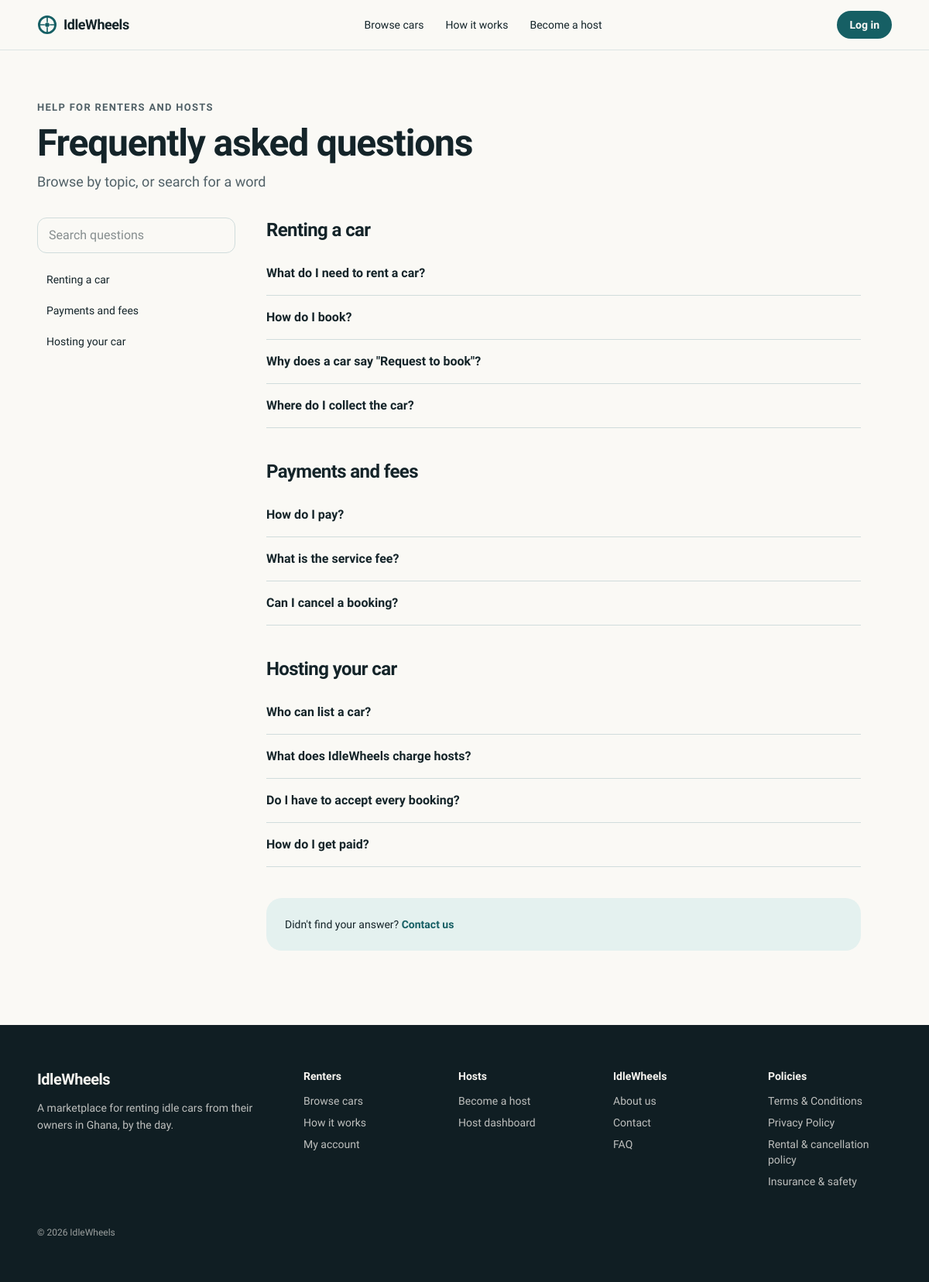
The app's page /faq.php with its own data.
### tables this page shows
CREATE TABLE iw_faqs (
  id INT UNSIGNED AUTO_INCREMENT PRIMARY KEY,
  category VARCHAR(80) NOT NULL,
  question VARCHAR(255) NOT NULL,
  answer TEXT NOT NULL,
  sort_order INT NOT NULL DEFAULT 0
);

### app/Core/Controller.php (called while the page is built, shortened)
<?php
abstract class Controller
{
    protected function view(string $view, array $data = [], ?string $layout = 'layouts/main'): void
    {
        View::render($view, $data, $layout);
    }
}

### app/Controllers/PageController.php (called while the page is built, shortened)
<?php
class PageController extends Controller
{
    public function faq(): void
    {
        $this->view('pages/faq', ['title' => 'FAQ', 'description' => 'Answers about renting, payments and hosting on IdleWheels.', 'faqs' => Content::faqs()]);
    }
}

### index.php (called while the page is built, shortened)
<?php
require __DIR__ . '/app/bootstrap.php';
$router = new App\Core\Router();
$router->dispatch($_SERVER['REQUEST_METHOD'] ?? 'GET', request_path());

### app/helpers.php (called while the page is built, shortened)
<?php
function config(string $key, $default = null)
{
    $value = $GLOBALS['config'];
    foreach (explode('.', $key) as $part) {
        $value = $value[$part];
    }
    return $value;
}
function e($value): string
{
    return htmlspecialchars((string) ($value ?? ''), ENT_QUOTES | ENT_SUBSTITUTE, 'UTF-8');
}
function base_path(): string
{
    static $base = null;
    if ($base === null) {
        $configured = (string) config('app.url', '');
        if ($configured !== '') {
            $base = rtrim((string) parse_url($configured, PHP_URL_PATH), '/');
        } else {
            $base = rtrim(str_replace('\\', '/', dirname($_SERVER['SCRIPT_NAME'] ?? '/index.php')), '/');
        }
    }
    return $base;
}
function url(string $path = '/', array $query = []): string
{
    $tail = '';
    $path = '/' . ltrim($path, '/');
    if (config('app.php_urls', true)) {
        $path = php_page($path);
    }
    $u = base_path() . $path . $tail;
    if ($query) {
        $u .= (strpos($tail, '?') === false ? '?' : '&') . http_build_query($query);
    }
    return $u === '' ? '/' : $u;
}
function php_page(string $path): string
{
    if ($path === '/' || $path === '') {
        return '/index.php';
    }
    $path = rtrim($path, '/');
    $last = substr($path, strrpos($path, '/') + 1);
    return strpos($last, '.') === false ? $path . '.php' : $path;
}
function asset(string $path): string
{
    $file = BASE_PATH . '/assets/' . ltrim($path, '/');
    $v = is_file($file) ? '?v=' . filemtime($file) : '';
    return url('assets/' . ltrim($path, '/')) . $v;
}
function request_path(): string
{
    $path = (string) parse_url($_SERVER['REQUEST_URI'] ?? '/', PHP_URL_PATH);
    $base = base_path();
    $path = '/' . trim($path, '/');
    return substr($path, -4) === '.php' ? substr($path, 0, -4) : $path;
}
function slugify(string $text): string
{
    $text = strtolower(trim(preg_replace('/[^A-Za-z0-9]+/', '-', $text), '-'));
    return $text !== '' ? $text : 'item';
}

### app/Core/Database.php (called while the page is built, shortened)
<?php
class Database
{
    private static ?PDO $pdo = null;
    public static function pdo(): PDO
    {
        if (self::$pdo === null) {
            $c = config('db');
            $dsn = sprintf('mysql:host=%s;port=%d;dbname=%s;charset=utf8mb4', $c['host'], (int) ($c['port'] ?? 3306), $c['name']);
            self::$pdo = new PDO($dsn, $c['user'], $c['pass'], [
                PDO::ATTR_ERRMODE => PDO::ERRMODE_EXCEPTION,
                PDO::ATTR_DEFAULT_FETCH_MODE => PDO::FETCH_ASSOC,
                PDO::ATTR_EMULATE_PREPARES => false,
            ]);
        }
        return self::$pdo;
    }
    public static function all(string $sql, array $params = []): array
    {
        $st = self::pdo()->prepare($sql);
        $st->execute($params);
        return $st->fetchAll();
    }
}

### app/Models/Content.php (called while the page is built, shortened)
<?php
class Content
{
    public static function faqs(): array
    {
        $grouped = [];
        foreach (Database::all('SELECT * FROM iw_faqs ORDER BY sort_order, id') as $f) {
            $grouped[$f['category']][] = $f;
        }
        return $grouped;
    }
}

### app/bootstrap.php (called while the page is built, shortened)
<?php
spl_autoload_register(function (string $class): void {
    $file = BASE_PATH . '/app/' . str_replace('\\', '/', substr($class, 4)) . '.php';
});
require BASE_PATH . '/app/helpers.php';

### app/Core/Session.php (called while the page is built, shortened)
<?php
class Session
{
    public static function get(string $key, $default = null)
    {
        return $_SESSION[$key] ?? $default;
    }
    public static function flashes(): array
    {
        return $_SESSION['_flash_now'] ?? [];
    }
}

### app/Core/Auth.php (called while the page is built, shortened)
<?php
class Auth
{
    private static ?array $user = null;
    private static bool $loaded = false;
    public static function user(): ?array
    {
        if (!self::$loaded) {
            self::$loaded = true;
            $id = Session::get('user_id');
        }
        return self::$user;
    }
}

### app/views/pages/faq.php (the view, shortened to what this page needs)
<section class="px-4 pt-12 sm:px-8 lg:px-12 lg:pt-16">
  <p class="eyebrow">Help for renters and hosts</p>
  <h1 class="mt-3 font-display text-4xl font-extrabold tracking-tight sm:text-5xl">Frequently asked questions</h1>
  <p class="mt-3 max-w-2xl text-lg text-muted-foreground">Browse by topic, or search for a word</p>
</section>
<section class="mt-8 grid gap-10 px-4 sm:px-8 lg:grid-cols-[16rem_minmax(0,1fr)] lg:px-12">
  <div class="lg:sticky lg:top-24 lg:self-start">
    <input type="search" placeholder="Search questions" class="field" data-faq-search aria-label="Search questions">
    <nav class="mt-4 grid gap-1 text-sm" aria-label="FAQ topics">
      <?php foreach (array_keys($faqs) as $cat): ?><a href="#<?= e(slugify($cat)) ?>" class="rounded-md px-3 py-2 text-foreground no-underline hover:bg-secondary"><?= e($cat) ?></a><?php endforeach; ?>
    </nav>
  </div>
  <div class="max-w-3xl space-y-10">
    <?php foreach ($faqs as $cat => $items): ?>
      <div id="<?= e(slugify($cat)) ?>" class="scroll-mt-24" data-faq-group>
        <h2 class="mb-3 font-display text-2xl font-extrabold tracking-tight"><?= e($cat) ?></h2>
        <?php foreach ($items as $f): ?>
          <details class="border-b border-border py-4" data-faq-item>
            <summary class="cursor-pointer list-none font-semibold"><?= e($f['question']) ?></summary>
          </details>
        <?php endforeach; ?>
      </div>
    <?php endforeach; ?>
    <p class="rounded-lg bg-secondary p-6 text-sm">Didn't find your answer? <a href="<?= url('/contact') ?>" class="font-semibold text-primary">Contact us</a></p>
  </div>
</section>

### app/Core/Router.php (shortened to what this page needs)
<?php
class Router
{
    private array $routes = [];
    private function add(string $method, string $path, array $handler, array $options = []): void
    {
        $pattern = '#^' . preg_replace('#\{([a-zA-Z_]+)\}#', '(?P<$1>[^/]+)', rtrim($path, '/') ?: '/') . '$#';
        $this->routes[] = ['method' => $method, 'pattern' => $pattern, 'handler' => $handler, 'options' => $options];
    }
    public function dispatch(string $method, string $path): void
    {
        $path = rtrim($path, '/') ?: '/';
        foreach ($this->routes as $route) {
            if (!preg_match($route['pattern'], $path, $m)) {
                continue;
            }
            $params = array_filter($m, 'is_string', ARRAY_FILTER_USE_KEY);
            [$class, $action] = $route['handler'];
            $controller = new $class();
            $controller->$action(...array_values($params));
            return;
        }
    }
}

### app/Core/View.php (shortened to what this page needs)
<?php
class View
{
    public static function render(string $view, array $data = [], ?string $layout = 'layouts/main'): void
    {
        $content = self::capture($view, $data);
        echo self::capture($layout, array_merge($data, ['content' => $content]));
    }
    public static function capture(string $view, array $data = []): string
    {
        $file = BASE_PATH . '/app/views/' . $view . '.php';
        extract($data, EXTR_SKIP);
        require $file;
        return (string) ob_get_clean();
    }
}

### app/views/layouts/main.php (shortened to what this page needs)
<?php
$user = Auth::user();
$path = request_path();
$nav = [['/cars', 'Browse cars'], ['/how-it-works', 'How it works'], ['/become-a-host', 'Become a host']];
$navClass = function ($href) use ($path) {
    return 'no-underline transition-colors hover:text-primary ' . (strpos($path, $href) === 0 ? 'text-primary font-semibold' : 'text-foreground');
};
?><!doctype html>
<html lang="en">
<head>
  <link rel="stylesheet" href="<?= asset('css/app.css') ?>">
</head>
<body class="min-h-screen">
  <header class="sticky top-0 z-40 border-b border-border/70 bg-background/90 backdrop-blur">
    <div class="flex h-16 items-center justify-between gap-4 px-4 sm:px-8 lg:px-12">
      <a href="<?= url('/') ?>" class="flex items-center gap-2 text-foreground no-underline" aria-label="IdleWheels home">
        <svg width="26" height="26" viewBox="0 0 32 32" aria-hidden="true" class="text-primary"><circle cx="16" cy="16" r="13" fill="none" stroke="currentColor" stroke-width="3.5"/><circle cx="16" cy="16" r="3.5" fill="currentColor"/><path d="M16 3v9M16 20v9M3 16h9M20 16h9" stroke="currentColor" stroke-width="2"/></svg>
        <span class="font-display text-lg font-extrabold tracking-tight">IdleWheels</span>
      </a>
      <nav class="hidden items-center gap-7 text-sm md:flex" aria-label="Main">
        <?php foreach ($nav as [$href, $label]): ?>
          <a href="<?= url($href) ?>" class="<?= $navClass($href) ?>"><?= e($label) ?></a>
        <?php endforeach; ?>
      </nav>
      <div class="flex items-center gap-2">
        <?php if ($user): ?>
          <details class="relative">
            <summary class="flex cursor-pointer list-none items-center gap-2 rounded-control border border-border bg-background py-1 pl-1 pr-3 text-sm font-semibold">
              <span class="flex h-7 w-7 items-center justify-center rounded-full bg-primary text-xs text-primary-foreground"><?= e(mb_strtoupper(mb_substr($user['name'], 0, 1))) ?></span>
              <span class="hidden max-w-[8rem] truncate sm:inline"><?= e($user['name']) ?></span>
            </summary>
            <div class="absolute right-0 top-full z-50 mt-2 w-52 overflow-hidden rounded-md border border-border bg-background py-1 shadow-lg">
              <a href="<?= url('/account') ?>" class="menu-item">My account</a>
              <a href="<?= url('/account', ['tab' => 'saved']) ?>" class="menu-item">Saved cars</a>
              <a href="<?= url('/host') ?>" class="menu-item">Host dashboard</a>
              <?php if ($user['role'] === 'admin'): ?><a href="<?= url('/admin') ?>" class="menu-item font-semibold text-primary">Admin</a><?php endif; ?>
              <form method="post" action="<?= url('/logout') ?>" class="border-t border-border"><?= csrf_field() ?><button class="menu-item w-full text-left">Log out</button></form>
            </div>
          </details>
        <?php else: ?>
          <a href="<?= url('/login', ['return' => $path]) ?>" class="rounded-control bg-primary px-4 py-2 text-sm font-semibold text-primary-foreground no-underline hover:opacity-90">Log in</a>
        <?php endif; ?>
      </div>
    </div>
  </header>
  <?php $flashes = Session::flashes(); if ($flashes): ?>
    <div class="space-y-2 px-4 pt-4 sm:px-8 lg:px-12" role="status">
      <?php foreach ($flashes as $f): ?>
        <p class="flash flash-<?= e($f['type']) ?>"><?= e($f['message']) ?></p>
      <?php endforeach; ?>
    </div>
  <?php endif; ?>
  <main><?= $content ?></main>
  <footer class="mt-24 bg-ink px-4 py-14 text-ink-foreground sm:px-8 lg:px-12">
    <div class="grid gap-10 lg:grid-cols-[minmax(0,2fr)_minmax(0,5fr)]">
      <div class="max-w-sm">
        <p class="font-display text-xl font-extrabold tracking-tight">IdleWheels</p>
        <p class="mt-3 text-sm leading-relaxed text-ink-foreground/75">A marketplace for renting idle cars from their owners in Ghana, by the day.</p>
      </div>
      <div class="grid grid-cols-2 gap-10 text-sm sm:grid-cols-4">
        <div><p class="mb-3 font-semibold">Renters</p><ul class="space-y-2 text-ink-foreground/75">
          <li><a href="<?= url('/cars') ?>" class="footer-link">Browse cars</a></li>
          <li><a href="<?= url('/how-it-works') ?>" class="footer-link">How it works</a></li>
          <li><a href="<?= url('/account') ?>" class="footer-link">My account</a></li></ul></div>
        <div><p class="mb-3 font-semibold">Hosts</p><ul class="space-y-2 text-ink-foreground/75">
          <li><a href="<?= url('/become-a-host') ?>" class="footer-link">Become a host</a></li>
          <li><a href="<?= url('/host') ?>" class="footer-link">Host dashboard</a></li></ul></div>
        <div><p class="mb-3 font-semibold">IdleWheels</p><ul class="space-y-2 text-ink-foreground/75">
          <li><a href="<?= url('/about') ?>" class="footer-link">About us</a></li>
          <li><a href="<?= url('/contact') ?>" class="footer-link">Contact</a></li>
          <li><a href="<?= url('/faq') ?>" class="footer-link">FAQ</a></li></ul></div>
        <div><p class="mb-3 font-semibold">Policies</p><ul class="space-y-2 text-ink-foreground/75">
          <li><a href="<?= url('/terms') ?>" class="footer-link">Terms &amp; Conditions</a></li>
          <li><a href="<?= url('/privacy') ?>" class="footer-link">Privacy Policy</a></li>
          <li><a href="<?= url('/rental-policy') ?>" class="footer-link">Rental &amp; cancellation policy</a></li>
          <li><a href="<?= url('/insurance-safety') ?>" class="footer-link">Insurance &amp; safety</a></li></ul></div>
      </div>
    </div>
    <p class="mt-12 text-xs text-ink-foreground/60">© <?= date('Y') ?> IdleWheels</p>
  </footer>
</body>
</html>

### records on screen
iw_faqs: question "What do I need to rent a car?"
iw_faqs: question "How do I book?"
iw_faqs: question "Why does a car say \"Request to book\"?"
iw_faqs: question "Where do I collect the car?"
iw_faqs: question "How do I pay?"
iw_faqs: question "What is the service fee?"
iw_faqs: question "Can I cancel a booking?"
iw_faqs: question "Who can list a car?"
iw_faqs: question "What does IdleWheels charge hosts?"
iw_faqs: question "Do I have to accept every booking?"
iw_faqs: question "How do I get paid?"

### other values on screen
$label "Browse cars"
$label "How it works"
$label "Become a host"
$cat "Renting a car"
$cat "Payments and fees"
$cat "Hosting your car"
